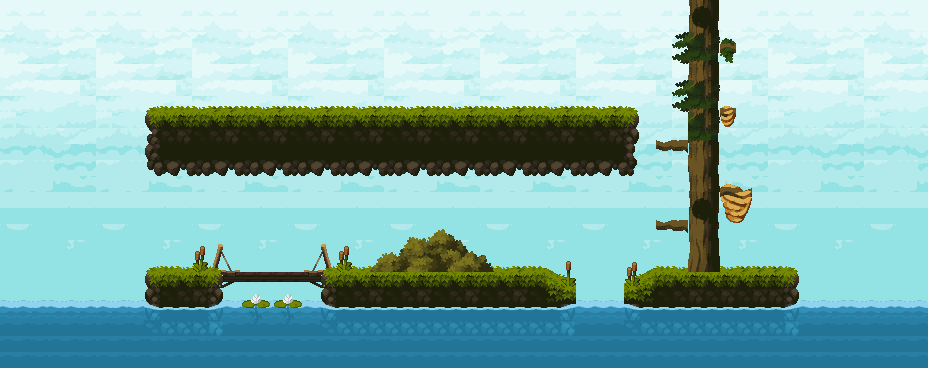

Tiled map render using the project's own tile images. Description and the map definition, with tile-layer contents summarised, below:
An orthogonal 58x23 tile map with 16x16 px tiles, 5 tile layers (Fondo, Terreno, Agua, Adornos, ...), 4 tilesets and 19 objects (Cofre).

<map version="1.9" tiledversion="1.9.2" orientation="orthogonal" renderorder="right-down" width="58" height="23" tilewidth="16" tileheight="16" infinite="0" nextlayerid="12" nextobjectid="91">
 <properties>
  <property name="limiteDerecho" type="float" value="665.33" />
  <property name="limiteInferior" type="float" value="205" />
  <property name="limiteIzquierdo" type="float" value="250.33" />
  <property name="limiteSuperior" type="float" value="205" />
  <property name="xJugador" type="float" value="209.33" />
  <property name="yJugador" type="float" value="160" />
 </properties>
 <tileset firstgid="1" source="Terrain_Tiles.tsx" />
 <tileset firstgid="626" source="Bee.tsx" />
 <tileset firstgid="690" source="Boar.tsx" />
 <tileset firstgid="714" source="Background.tsx" />
 <layer id="11" name="Fondo" width="58" height="23">
  <data>[1334 cells, 1334 non-empty, 138 distinct tile ids]</data>
 </layer>
 <layer id="3" name="Terreno" width="58" height="23">
  <data>[1334 cells, 262 non-empty, 41 distinct tile ids]</data>
 </layer>
 <layer id="6" name="Agua" width="58" height="23">
  <data>[1334 cells, 261 non-empty, 20 distinct tile ids]</data>
 </layer>
 <layer id="5" name="Adornos" width="58" height="23">
  <data>[1334 cells, 81 non-empty, 23 distinct tile ids]</data>
 </layer>
 <layer id="7" name="Arbustos" width="58" height="23">
  <data>[1334 cells, 82 non-empty, 60 distinct tile ids]</data>
 </layer>
 <objectgroup id="4" name="Objetos">
  <object id="59" gid="541" x="560.667" y="273.333" width="16" height="16">
   <properties>
    <property name="item" value="Moneda" />
   </properties>
  </object>
  <object id="60" gid="541" x="622.667" y="271.333" width="16" height="16">
   <properties>
    <property name="item" value="Moneda" />
   </properties>
  </object>
  <object id="61" gid="541" x="592" y="240" width="16" height="16">
   <properties>
    <property name="item" value="Moneda" />
   </properties>
  </object>
  <object id="62" gid="541" x="657.333" y="212" width="16" height="16">
   <properties>
    <property name="item" value="Moneda" />
   </properties>
  </object>
  <object id="63" gid="541" x="720.667" y="178" width="16" height="16">
   <properties>
    <property name="item" value="Moneda" />
   </properties>
  </object>
  <object id="64" gid="541" x="656" y="128.667" width="16" height="16">
   <properties>
    <property name="item" value="Moneda" />
   </properties>
  </object>
  <object id="70" gid="541" x="304" y="96" width="16" height="16">
   <properties>
    <property name="item" value="Moneda" />
   </properties>
  </object>
  <object id="71" gid="541" x="320" y="96" width="16" height="16">
   <properties>
    <property name="item" value="Moneda" />
   </properties>
  </object>
  <object id="72" gid="541" x="336" y="96" width="16" height="16">
   <properties>
    <property name="item" value="Moneda" />
   </properties>
  </object>
  <object id="73" gid="541" x="352" y="96" width="16" height="16">
   <properties>
    <property name="item" value="Moneda" />
   </properties>
  </object>
  <object id="74" gid="541" x="368" y="96" width="16" height="16">
   <properties>
    <property name="item" value="Moneda" />
   </properties>
  </object>
  <object id="75" gid="566" x="576" y="96" width="16" height="16">
   <properties>
    <property name="item" value="Pocion" />
   </properties>
  </object>
  <object id="76" gid="516" x="432" y="256" width="16" height="16">
   <properties>
    <property name="item" value="Key" />
   </properties>
  </object>
  <object id="77" gid="643" x="754.667" y="210.667" width="16" height="16">
   <properties>
    <property name="enemigo" value="Abeja" />
   </properties>
  </object>
  <object id="78" gid="643" x="736.667" y="242.667" width="16" height="16">
   <properties>
    <property name="enemigo" value="Abeja" />
   </properties>
  </object>
  <object id="79" gid="643" x="717.333" y="101.333" width="16" height="16">
   <properties>
    <property name="enemigo" value="Abeja" />
   </properties>
  </object>
  <object id="80" gid="702" x="272" y="96" width="16" height="16">
   <properties>
    <property name="enemigo" value="Jabali" />
   </properties>
  </object>
  <object id="81" gid="702" x="464" y="96" width="16" height="16">
   <properties>
    <property name="enemigo" value="Jabali" />
   </properties>
  </object>
  <object id="83" name="Cofre" gid="469" x="174.667" y="110.667" width="16" height="16">
   <properties>
    <property name="chest" type="bool" value="true" />
   </properties>
  </object>
 </objectgroup>
</map>
